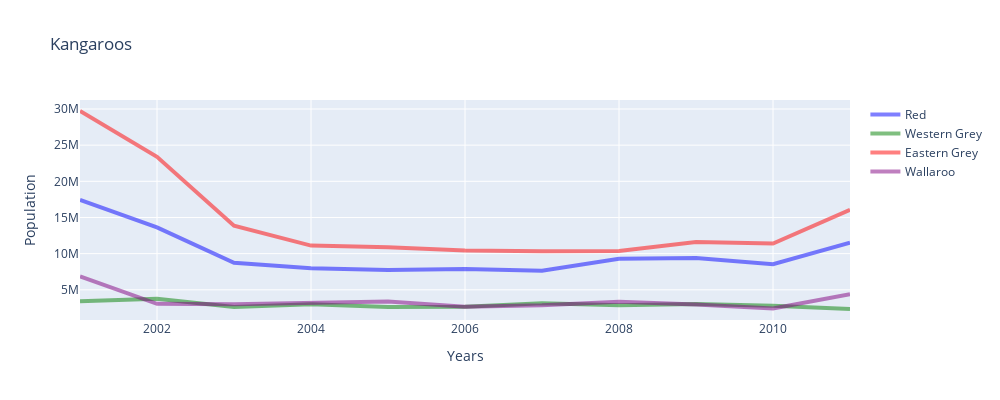

Write notebook code for a chart like this one.
### Code cell
fig = go.Figure()
for i in range(len(df_t.columns[1:])):
    fig.add_trace(go.Scatter(x=df_t.Year.to_list(), y=df_t[df_t.columns[1:][i]].to_list(), opacity = 0.5, mode='lines', name=df_t.columns[1:][i], marker=dict(color=colors[i])))
fig.update_traces(line=dict(width=4.0))   
fig.update_layout(title='Kangaroos', xaxis_title='Years', yaxis_title='Population', width=1000, height=400)

### Figure 1 — Plotly figure (JSON) as saved in the notebook; plotly's stock layout.template omitted (floating-point values rounded to 4 significant figures)
{"data": [{"line": {"width": 4}, "marker": {"color": "blue"}, "mode": "lines", "name": "Red", "opacity": 0.5, "type": "scatter", "x": [2001, 2002, 2003, 2004, 2005, 2006, 2007, 2008, 2009, 2010, 2011], "y": [17434513, 13633816, 8727856, 7987250, 7753247, 7892774, 7645963, 9292904, 9396985, 8542148, 11514298]}, {"line": {"width": 4}, "marker": {"color": "green"}, "mode": "lines", "name": "Western Grey", "opacity": 0.5, "type": "scatter", "x": [2001, 2002, 2003, 2004, 2005, 2006, 2007, 2008, 2009, 2010, 2011], "y": [3424992, 3764289, 2610931, 3019320, 2625708, 2642224, 3154658, 2879488, 3033719, 2790358, 2348393]}, {"line": {"width": 4}, "marker": {"color": "red"}, "mode": "lines", "name": "Eastern Grey", "opacity": 0.5, "type": "scatter", "x": [2001, 2002, 2003, 2004, 2005, 2006, 2007, 2008, 2009, 2010, 2011], "y": [29721271, 23383249, 13875828, 11111840, 10876498, 10424926, 10343615, 10363153, 11623924, 11409235, 16057783]}, {"line": {"width": 4}, "marker": {"color": "purple"}, "mode": "lines", "name": "Wallaroo", "opacity": 0.5, "type": "scatter", "x": [2001, 2002, 2003, 2004, 2005, 2006, 2007, 2008, 2009, 2010, 2011], "y": [6849250, 3064178, 2999906, 3196511, 3380838, 2647005, 2864374, 3360960, 2985695, 2416285, 4383203]}], "layout": {"height": 400, "title": {"text": "Kangaroos"}, "width": 1000, "xaxis": {"autorange": true, "range": [2001, 2011], "title": {"text": "Years"}, "type": "linear"}, "yaxis": {"autorange": true, "range": [827700.0, 31240000.0], "title": {"text": "Population"}, "type": "linear"}}}
